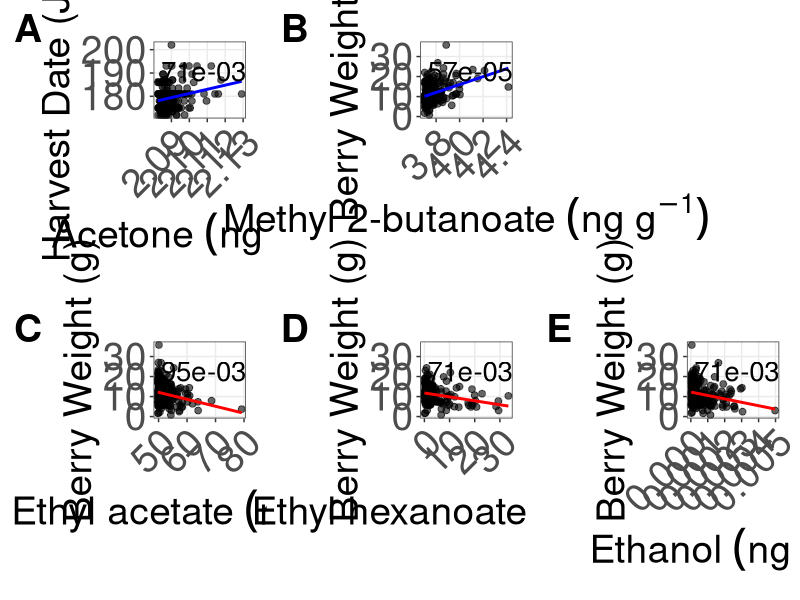

Source code (R):
library(tidyverse)
library(readxl)
library(Hmisc)
library(cowplot)

aov_data <- read_excel("strawberry_aroma.xlsx", sheet = "aovData")

id_cols <- c("scUnit", "sBlock!", "sbPlot!", "ssPlot!", "sClone!")
long_df <- aov_data %>%
  pivot_longer(cols = 6:ncol(aov_data), names_to = "column", values_to = "value") %>%
  select(all_of(id_cols), column, value)

cutoffs <- long_df %>%
  group_by(column) %>%
  dplyr::summarise(q1 = quantile(value, 0.25, na.rm = TRUE), q3 = quantile(value, 0.75, na.rm = TRUE), iqr = q3 - q1, lower = q1 - 10 * iqr, upper = q3 + 10 * iqr, .groups = "drop")

flagged <- long_df %>%
  left_join(cutoffs, by = "column") %>%
  mutate(is_outlier = !is.na(value) & (value < lower | value > upper))

outlier_cells <- flagged %>% filter(is_outlier) %>% select(scUnit, column)
long_no_outliers <- long_df %>% anti_join(outlier_cells, by = c("scUnit", "column"))

aov_data_no_outliers <- long_no_outliers %>%
  tidyr::pivot_wider(id_cols = all_of(id_cols), names_from = column, values_from = value) %>%
  dplyr::select(any_of(names(aov_data)))

aov_data_means <- aov_data_no_outliers %>%
  group_by(`sClone!`) %>%
  summarise(across(c(where(is.numeric), -any_of(c("scUnit"))), ~ mean(.x, na.rm = TRUE)), .groups = "drop") %>%
  select(where(~ mean(is.na(.)) <= 0.8), -c(`sBlock!`, `sbPlot!`, `ssPlot!`))

all_vocs <- c("%1_Butanol_3_methyl_acetate", "%1_Hexanol_2_ethyl", "%2_3H_Furanone_5_hexyldihydro", "%2_2_4_Trimethyl_1_3_pentanediol", "%2_3_Butanedione", "%2_4_Hexadienal_E_E", "%2_Butenoic_acid_methyl_ester", "%2_Heptanone", "%2_Hexen_1_ol_acetate_Z", "%2_Pentanone", "%3_2H_Furanone_4_methoxy_2_5_dim", "Acetic_acid_butyl_ester", "Acetic_acid_hexyl_ester", "Acetic_acid_methyl_ester", "Acetone", "alpha_Terpineol", "Butanethioic_acid_S_methyl_ester", "Butanoic_acid_2_methyl", "Butanoic_acid_2_methyl_ethyl_est", "Butanoic_acid_2_methyl_methyl_es", "Butanoic_acid_3_methyl_ethyl_est", "Butanoic_acid_butyl_ester", "Butanoic_acid_ethyl_ester", "Butanoic_acid_methyl_ester", "Ethanol", "Ethyl_Acetate", "Furan_2_ethyl", "Hexanal", "Hexanoic_acid", "Hexanoic_acid_ethyl_ester", "Hexanoic_acid_methyl_ester", "Isopropyl_butyrate", "Linalool", "Methyl_isovalerate", "Methyl_propionate", "Methyl_valerate")

class_branched_chain_esters <- c("%1_Butanol_3_methyl_acetate", "%2_Hexen_1_ol_acetate_Z", "Butanoic_acid_2_methyl_methyl_es", "Isopropyl_butyrate", "%2_Butenoic_acid_methyl_ester", "Butanoic_acid_2_methyl_ethyl_est", "Butanoic_acid_3_methyl_ethyl_est", "Methyl_isovalerate")
class_straight_chain_esters <- c("Acetic_acid_methyl_ester", "Butanoic_acid_butyl_ester", "Ethyl_Acetate", "Methyl_valerate", "Acetic_acid_butyl_ester", "Butanoic_acid_ethyl_ester", "Hexanoic_acid_ethyl_ester", "Acetic_acid_hexyl_ester", "Butanoic_acid_methyl_ester", "Hexanoic_acid_methyl_ester", "Methyl_propionate")
class_carbonyls_ketones_diketones <- c("Acetone", "%2_Heptanone", "%2_Pentanone", "%2_3_Butanedione")
class_carbonyls_aldehydes <- c("Hexanal", "%2_4_Hexadienal_E_E")
class_carboxylic_acids <- c("Butanoic_acid_2_methyl", "Hexanoic_acid")
class_alcohols_diols <- c("Ethanol", "%1_Hexanol_2_ethyl", "%2_2_4_Trimethyl_1_3_pentanediol")
class_terpenoids <- c("alpha_Terpineol", "Linalool")
class_thioesters <- c("Butanethioic_acid_S_methyl_ester")
class_oxygen_heterocycles <- c("%2_3H_Furanone_5_hexyldihydro", "Furan_2_ethyl", "%3_2H_Furanone_4_methoxy_2_5_dim")

ordered_columns <- c(class_branched_chain_esters, class_straight_chain_esters, class_carbonyls_ketones_diketones, class_carbonyls_aldehydes, class_carboxylic_acids, class_alcohols_diols, class_terpenoids, class_thioesters, class_oxygen_heterocycles)

id_keep <- intersect(c("sClone!", "scUnit", "sBlock!", "sbPlot!", "ssPlot!"), names(aov_data_means))
aov_data_means_totals <- aov_data_means %>% select(all_of(c(id_keep, ordered_columns)))

aov_data_means_totals <- aov_data_means_totals %>%
  mutate(
    total_Branched_Esters = rowSums(select(., all_of(class_branched_chain_esters)), na.rm = TRUE),
    total_Straight_Esters = rowSums(select(., all_of(class_straight_chain_esters)), na.rm = TRUE),
    total_Carboxylic_Acids = rowSums(select(., all_of(class_carboxylic_acids)), na.rm = TRUE),
    total_Alcohols_Diols = rowSums(select(., all_of(class_alcohols_diols)), na.rm = TRUE),
    total_Ketones = rowSums(select(., all_of(class_carbonyls_ketones_diketones)), na.rm = TRUE),
    total_Aldehydes = rowSums(select(., all_of(class_carbonyls_aldehydes)), na.rm = TRUE),
    total_Monoterpenoids = rowSums(select(., all_of(class_terpenoids)), na.rm = TRUE),
    total_Sulfur_Compounds = rowSums(select(., all_of(class_thioesters)), na.rm = TRUE),
    total_Oxygen_Heterocycles = rowSums(select(., all_of(class_oxygen_heterocycles)), na.rm = TRUE),
    total_Aroma_Compounds = rowSums(select(., all_of(ordered_columns)), na.rm = TRUE),
    sample_Ubiquity = rowSums(select(., all_of(ordered_columns)) > 0, na.rm = TRUE)
  )

total_cols <- grep("_total$", names(aov_data_means_totals), value = TRUE)
prop_cols  <- grep("^prop_",  names(aov_data_means_totals), value = TRUE)
compound_cols <- setdiff(names(aov_data_means_totals), c(id_keep, prop_cols))
compound_cols <- intersect(compound_cols, all_vocs)
analysis_cols <- c(compound_cols, total_cols)

agronomic_data <- read_csv("strawberry_agronomic_data.csv")
name_map <- c("CA 42.8-16 Tioga parent" = "CA 42.8‑16 Tioga parent", "F. x ananassa NC 98-22-4" = "F. x ananassa NC 98‑22‑4", "Annapolis (Kentville)" = "K-Annapolis", "Bounty (Kentville)" = "K-Bounty", "Brunswick (Kentville)" = "K-Brunswick", "Cabot (Kentville)" = "K-Cabot", "Cavendish (Kentville)" = "K-Cavendish", "Evangeline (Kentville)" = "K-Evangeline", "Honeoye (Kentville)" = "K-Honeoye", "Jewel (Kentville)" = "K-Jewel", "Kent (Kentville)" = "K-Kent", "Laurel (Kentville)" = "K-Laurel", "Lila (Kentville)" = "K-Lila", "Mira (Kentville)" = "K-Mira", "Sable (Kentville)" = "K-Sable", "Valley Sunset (Kentville)" = "K-Valley Sunset", "Veestar (Kentville)" = "K-Veestar", "Wendy (Kentville)" = "K-Wendy", "NW 90054-37" = "NW 90054‑37")

agronomic_data <- agronomic_data %>% mutate(Plant_Name_clean = dplyr::recode(Plant_Name, !!!name_map))
combined_data <- left_join(aov_data_means_totals, agronomic_data, by = c("sClone!" = "Plant_Name_clean")) %>% select(-X, -Y, -Z) %>% mutate(across(c(`L.`, `a.`, `b.`, `C.`, `h`), ~ ifelse(`sClone!` %in% c("Weisse Anasa", "White D"), NA, .)))

voc_name_map <- c(
  "%1_Butanol_3_methyl_acetate" = "Isoamyl acetate", "X.1_Butanol_3_methyl_acetate" = "Isoamyl acetate",
  "%2_Hexen_1_ol_acetate_Z" = "2Z-Hexenyl acetate", "X.2_Hexen_1_ol_acetate_Z" = "2Z-Hexenyl acetate",
  "Acetic_acid_methyl_ester" = "Methyl acetate", "Butanoic_acid_2_methyl_methyl_es" = "Methyl 2-methylbutyrate",
  "Butanoic_acid_butyl_ester" = "Butyl butyrate", "Ethyl_Acetate" = "Ethyl acetate",
  "Isopropyl_butyrate" = "Isopropyl butyrate", "Methyl_valerate" = "Methyl valerate",
  "%2_3_Butanedione" = "Butanedione", "X.2_3_Butanedione" = "Butanedione",
  "Hexanoic_acid" = "Hexanoic acid", "alpha_Terpineol" = "α Terpineol",
  "%2_3H_Furanone_5_hexyldihydro" = "γ-Decalactone", "X.2_3H_Furanone_5_hexyldihydro" = "γ-Decalactone",
  "%2_Butenoic_acid_methyl_ester" = "Methyl 2-butanoate", "X.2_Butenoic_acid_methyl_ester" = "Methyl 2-butanoate",
  "Acetic_acid_butyl_ester" = "Butyl acetate", "Butanoic_acid_2_methyl_ethyl_est" = "Ethyl 2-methyl butanoate",
  "Butanoic_acid_3_methyl_ethyl_est" = "Ethyl isovalerate", "Butanoic_acid_ethyl_ester" = "Ethyl butyrate",
  "Hexanoic_acid_ethyl_ester" = "Ethyl hexanoate", "Methyl_isovalerate" = "Methyl isovalerate",
  "Acetone" = "Acetone", "Hexanal" = "Hexanal", "Ethanol" = "Ethanol",
  "Linalool" = "Linalool", "Furan_2_ethyl" = "2-Ethylfuran",
  "Acetic_acid_hexyl_ester" = "Hexyl acetate", "Butanoic_acid_methyl_ester" = "Methyl butyrate",
  "Hexanoic_acid_methyl_ester" = "Methyl hexanoate", "Methyl_propionate" = "Methyl propionate",
  "%2_Heptanone" = "2-Heptanone", "X.2_Heptanone" = "2-Heptanone",
  "%2_4_Hexadienal_E_E" = "2,4-Hexadienal", "X.2_4_Hexadienal_E_E" = "2,4-Hexadienal",
  "%1_Hexanol_2_ethyl" = "2-Ethylhexanol", "X.1_Hexanol_2_ethyl" = "2-Ethylhexanol",
  "Butanethioic_acid_S_methyl_ester" = "Methyl thiobutanoate", "%3_2H_Furanone_4_methoxy_2_5_dim" = "Mesifurane",
  "X.3_2H_Furanone_4_methoxy_2_5_dim" = "Mesifurane", "%2_Pentanone" = "2-Pentanone",
  "X.2_Pentanone" = "2-Pentanone", "Butanoic_acid_2_methyl" = "2-Methylbutanoic acid",
  "%2_2_4_Trimethyl_1_3_pentanediol" = "2,2,4-Trimethyl-1,3-pentanediol", "X.2_2_4_Trimethyl_1_3_pentanediol" = "2,2,4-Trimethyl-1,3-pentanediol"
)

fdr_threshold <- 0.05
aroma_cols <- c(analysis_cols, "total_Aroma_Compounds")
agronomic_cols <- c("Harvest_Date", "Berry_Wt")
color_cols <- c("L.", "a.")

aroma_data <- combined_data[, aroma_cols, drop = FALSE]
agronomic_data_merge <- combined_data[, c(agronomic_cols, color_cols), drop = FALSE]

aroma_data <- as.data.frame(lapply(aroma_data, as.numeric))
agronomic_data_merge <- as.data.frame(lapply(agronomic_data_merge, as.numeric))

cross_cor <- cor(aroma_data, agronomic_data_merge, use = "pairwise.complete.obs")
cor_results <- rcorr(as.matrix(aroma_data), as.matrix(agronomic_data_merge))

p_matrix <- cor_results$P[rownames(cross_cor), colnames(cross_cor)]
n_tests <- ncol(aroma_data) * ncol(agronomic_data_merge)

p_values_vector <- as.vector(p_matrix)
p_adj_vector <- p.adjust(p_values_vector, method = "BH", n = n_tests)
p_adj_matrix <- matrix(p_adj_vector, nrow = nrow(p_matrix), ncol = ncol(p_matrix))
dimnames(p_adj_matrix) <- dimnames(p_matrix)

p_adj_wt <- p_adj_matrix[, "Berry_Wt"]
p_adj_date <- p_adj_matrix[, "Harvest_Date"]

possible_wt <- length(p_adj_wt)
sig_wt <- sum(p_adj_wt < fdr_threshold, na.rm = TRUE)

possible_date <- length(p_adj_date)
sig_date <- sum(p_adj_date < fdr_threshold, na.rm = TRUE)

target_quantile <- 0.15

quantile_data <- combined_data %>%
  mutate(
    Berry_Wt = as.numeric(Berry_Wt),
    total_Aroma_Compounds = as.numeric(total_Aroma_Compounds)
  )

wt_cutoff <- quantile(quantile_data$Berry_Wt, 1 - target_quantile, na.rm = TRUE)
aroma_cutoff <- quantile(quantile_data$total_Aroma_Compounds, 1 - target_quantile, na.rm = TRUE)

top_berry_producers <- quantile_data %>%
  filter(Berry_Wt >= wt_cutoff) %>%
  select(`sClone!`, Berry_Wt) %>%
  arrange(desc(Berry_Wt))

top_aroma_producers <- quantile_data %>%
  filter(total_Aroma_Compounds >= aroma_cutoff) %>%
  select(`sClone!`, total_Aroma_Compounds) %>%
  arrange(desc(total_Aroma_Compounds))

overlap_metrics <- quantile_data %>%
  filter(`sClone!` %in% top_berry_producers$`sClone!` & `sClone!` %in% top_aroma_producers$`sClone!`) %>%
  select(`sClone!`, Berry_Wt, total_Aroma_Compounds) %>%
  arrange(desc(Berry_Wt))

sig_indices <- which(p_adj_matrix < fdr_threshold, arr.ind = TRUE)

if (nrow(sig_indices) > 0) {
  pos_plots <- list()
  neg_plots <- list()
  for (i in seq_len(nrow(sig_indices))) {
    row_idx <- sig_indices[i, 1]
    col_idx <- sig_indices[i, 2]
    raw_aroma_name <- rownames(p_adj_matrix)[row_idx]
    raw_agro_name <- colnames(p_adj_matrix)[col_idx]
    if (is.na(raw_aroma_name) || is.na(raw_agro_name)) next
    
    if (!is.null(voc_name_map) && (raw_aroma_name %in% names(voc_name_map))) {
      display_aroma <- voc_name_map[[raw_aroma_name]]
    } else {
      display_aroma <- gsub("total_", "Total ", raw_aroma_name)
      display_aroma <- gsub("_", " ", display_aroma)
      display_aroma <- gsub("^%", "", display_aroma)
    }
    
    clean_agro_name <- raw_agro_name
    if (raw_agro_name %in% "Berry_Wt") {
      clean_agro_name <- "Berry Weight (g)"
    } else if (raw_agro_name %in% "Harvest_Date") {
      clean_agro_name <- "Harvest Date (Julian)"
    }
    
    r_raw <- cross_cor[row_idx, col_idx]
    r_val <- round(r_raw, 2)
    p_val <- formatC(p_adj_matrix[row_idx, col_idx], format = "e", digits = 2)
    plot_color <- ifelse(r_raw > 0, "blue", "red")
    
    temp_df <- data.frame(
      Aroma_Value = aroma_data[[raw_aroma_name]],
      Agro_Value = agronomic_data_merge[[raw_agro_name]]
    )
    
    x_center <- mean(range(temp_df$Aroma_Value, na.rm = TRUE))
    stat_label <- paste0("r = ", r_val, " | p-FDR = ", p_val)
    
    p_individual <- ggplot(temp_df, aes(x = Aroma_Value, y = Agro_Value)) +
      geom_point(alpha = 0.6, size = 2) +
      geom_smooth(method = "lm", color = plot_color, se = FALSE, linewidth = 1) +
      annotate("text", x = Inf, y = Inf, label = stat_label, vjust = 2, hjust = 1, size = 7) +
      theme_bw() +
      theme(
        axis.title = element_text(size = 28),
        axis.text = element_text(size = 28),
        axis.text.x = element_text(angle = 45, hjust = 1),
        panel.grid.minor = element_blank(),
        plot.margin = margin(t = 30, r = 15, b = 15, l = 30, unit = "pt")
      ) +
      labs(x = bquote(.(display_aroma) ~ (ng ~ g^-1)), y = clean_agro_name)
    
    if (r_raw > 0) {
      pos_plots[[length(pos_plots) + 1]] <- p_individual
    } else {
      neg_plots[[length(neg_plots) + 1]] <- p_individual
    }
  }
  
  png("aroma_agronomic_clean_names.png", width = 18, height = 11, units = "in", res = 300)
  combined_plots <- c(pos_plots, list(NULL), neg_plots)
  final_plot <- plot_grid(
    plotlist = combined_plots, ncol = 3, nrow = 2,
    labels = c("A", "B", "", "C", "D", "E"), label_size = 28,
    label_y = 1, label_x = 0, align = "hv", axis = "tblr", scale = 1
  )
  print(final_plot)
  dev.off()
}



late_low_acetone <- combined_data %>%
  filter(
    Harvest_Date >= quantile(Harvest_Date, 0.9, na.rm = TRUE),
    Acetone <= quantile(Acetone, 0.10, na.rm = TRUE)
  ) %>%
  select(`sClone!`, Harvest_Date, Acetone) %>%
  arrange(desc(Harvest_Date))

large_high_esters <- combined_data %>%
  filter(
    Berry_Wt >= quantile(Berry_Wt, 0.75, na.rm = TRUE),
    Ethyl_Acetate >= quantile(Ethyl_Acetate, 0.75, na.rm = TRUE),
    Hexanoic_acid_ethyl_ester >= quantile(Hexanoic_acid_ethyl_ester, 0.75, na.rm = TRUE)
  ) %>%
  select(`sClone!`, Berry_Wt, Ethyl_Acetate, Hexanoic_acid_ethyl_ester) %>%
  arrange(desc(Berry_Wt))

large_high_total_aroma <- combined_data %>%
  filter(
    Berry_Wt >= quantile(Berry_Wt, 0.85, na.rm = TRUE),
    total_Aroma_Compounds >= quantile(total_Aroma_Compounds, 0.85, na.rm = TRUE)
  ) %>%
  select(`sClone!`, Berry_Wt, total_Aroma_Compounds) %>%
  arrange(desc(total_Aroma_Compounds))

print(late_low_acetone %>% mutate(across(where(is.numeric), ~ sprintf("%.6f", .))))
print(large_high_esters %>% mutate(across(where(is.numeric), ~ sprintf("%.6f", .))))
print(large_high_total_aroma %>% mutate(across(where(is.numeric), ~ sprintf("%.6f", .))))
